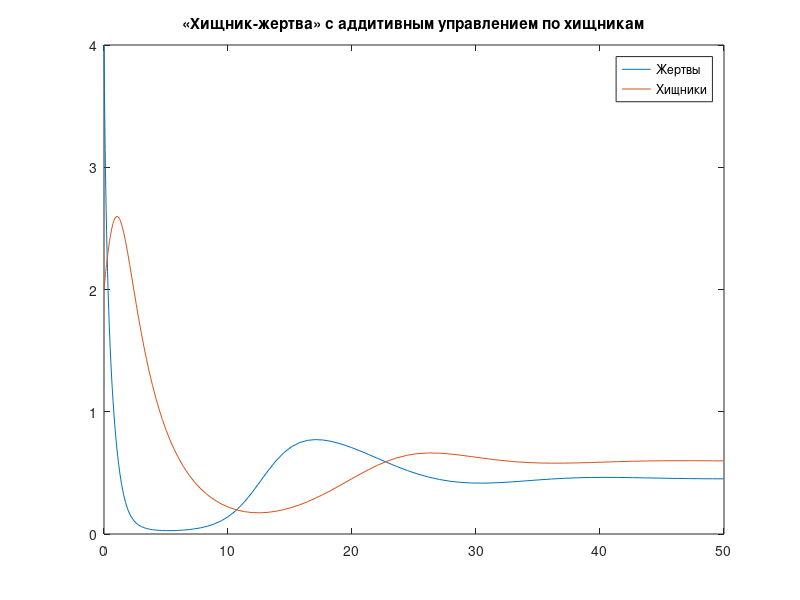

Here is the MATLAB script that generated this plot:
function pr3
t=[0 50];
clc;
[t,X]=ode45(@Func,t,[4; 2]);
plot(t,X(:,1), t,X(:,2));
title('«Хищник-жертва» с аддитивным управлением по хищникам');
legend('Жертвы','Хищники');
end 
 
function out=Func(~,x)
a = 0.8;
aa = 0.8;
e = 0.8;
y = 0.3;
b = 0.055;

f1 = (a.*x(1)- (x(1).*x(2))./(1 + aa.*x(1)) - e.*x(1).*x(1));
f2 = (-y.*x(2) + (x(1).*x(2))./(1 + aa.*x(1)) - b.*x(2).*x(2));
 
out = [f1;f2];
end
